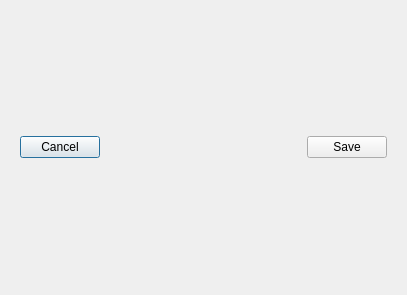
<?xml version="1.0" encoding="UTF-8"?>
<ui version="4.0">
 <class>UIGooeyFiWidgetDefaults</class>
 <widget class="QDialog" name="UIGooeyFiWidgetDefaults">
  <property name="geometry">
   <rect>
    <x>0</x>
    <y>0</y>
    <width>407</width>
    <height>295</height>
   </rect>
  </property>
  <property name="windowTitle">
   <string>UIGooeyFiWidgetDefaults</string>
  </property>
  <layout class="QVBoxLayout" name="verticalLayout_2">
   <item>
    <layout class="QGridLayout" name="m_lytMain"/>
   </item>
   <item>
    <widget class="QFrame" name="horizontalFrame">
     <property name="sizePolicy">
      <sizepolicy hsizetype="Preferred" vsizetype="Fixed">
       <horstretch>0</horstretch>
       <verstretch>0</verstretch>
      </sizepolicy>
     </property>
     <layout class="QHBoxLayout" name="horizontalLayout">
      <item>
       <widget class="QPushButton" name="pushButton_2">
        <property name="text">
         <string>Cancel</string>
        </property>
       </widget>
      </item>
      <item>
       <spacer name="horizontalSpacer">
        <property name="orientation">
         <enum>Qt::Horizontal</enum>
        </property>
        <property name="sizeHint" stdset="0">
         <size>
          <width>40</width>
          <height>20</height>
         </size>
        </property>
       </spacer>
      </item>
      <item>
       <widget class="QPushButton" name="pushButton">
        <property name="text">
         <string>Save</string>
        </property>
       </widget>
      </item>
     </layout>
    </widget>
   </item>
  </layout>
 </widget>
 <resources/>
 <connections/>
</ui>
